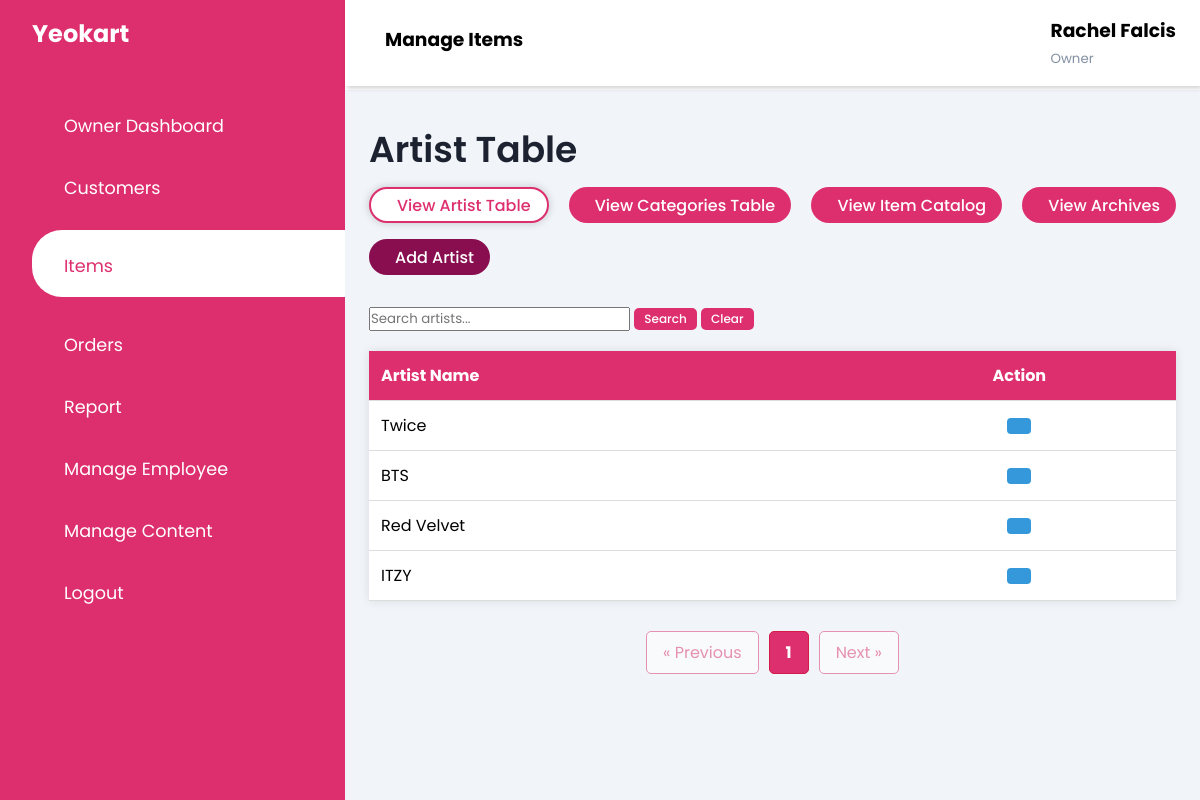
/pages/owner_artist_table.php (signed in), run on the app's committed database.
### tables this page shows
CREATE TABLE `artists` (
  `artist_id` int(11) NOT NULL,
  `artist_name` varchar(255) NOT NULL
);

### pages/owner_artist_table.php (the view, shortened to what this page needs)
<!DOCTYPE html>
<html lang="en">
<head>
    <link rel="stylesheet" href="../css/dashboard.css">
    <link rel="stylesheet" href="https://maxst.icons8.com/vue-static/landings/line-awesome/line-awesome/1.3.0/css/line-awesome.min.css">
</head>
<?php
if (isset($_SESSION['firstname'])) {
    $firstname = $_SESSION['firstname'];
} else {
    header("Location: login_page.php");
    exit();
}
if (isset($_SESSION['lastname'])) {
    $lastname = $_SESSION['lastname'];
} else {
    header("Location: login_page.php");
    exit();
}
?>
<body>
    <div class="sidebar <?php echo $_SESSION['nav_toggle'] ? 'open' : ''; ?>">
        <div class="sidebar-brand">
            <h2><span>Yeokart</span></h2>
        </div>
        <div class="sidebar-menu">
            <ul>
                <li>
                    <a href="owner_dashboard.php"><span class="las la-igloo"></span>
                        <span>Owner Dashboard</span></a>
                </li>
                <li>
                    <a href="owner_view_customers.php"><span class="las la-users"></span>
                        <span>Customers</span></a>
                </li>
                <li>
                    <a href="owner_item_homepage.php" class="active"><span class="las la-shopping-basket"></span>
                        <span>Items</span></a>
                </li>
                <li>
                    <a href="owner_orders.php"><span class="las la-shopping-bag"></span>
                        <span>Orders</span></a>
                </li>
                <li>
                    <a href="monthly_report.php"><span class="las la-chart-line"></span>
                        <span>Report</span></a>
                </li>
                <li>
                    <a href="manage_employees.php" class=""><span class="las la-user-circle"></span>
                        <span>Manage Employee</span></a>
                </li>
                <li>
                    <a href="owner_featured.php"><span class="las la-tasks"></span>
                        <span>Manage Content</span></a>
                </li>
                <li>
                    <a href="#" onclick="openLogoutPopup(); return false;"><span class="las la-sign-out-alt"></span>
                        <span>Logout</span></a>
                </li>
            </ul>
        </div>
    </div>
    <div class="main-content">
        <header>
            <h3>
                <label for="nav-toggle">
                    <span class="las la-bars"></span>
                </label>
                Manage Items
            </h3>
            <div class="user-wrapper">
                <div>
                    <h3><?php echo $firstname . " " . $lastname; ?></h3>
                    <small>Owner</small>
                </div>
            </div>
        </header>
        <main>
            <div class="head-title">
                <div class="left">
                    <h3>Artist Table</h3>
                </div>
            </div>
            <div class="head-buttons">
                <a href="owner_artist_table.php" class="btn-employee active">
                    <span class="text">View Artist Table</span>
                </a>
                <a href="owner_category_table.php" class="btn-employee">
                    <span class="text">View Categories Table</span>
                </a>
                <a href="owner_item_homepage.php" class="btn-employee">
                    <span class="text">View Item Catalog</span>
                </a>
                <a href="owner_item_archive.php" class="btn-employee">
                    <span class="text">View Archives</span>
                </a>
                <a href="#" onclick="openAddArtistPopup()" class="btn-main">
                    <span class="text">Add Artist</span>
                </a>
            </div>
            <div class="head-search">
                <form method="GET" id="searchForm">
                    <input type="text" name="search" placeholder="Search artists..." id="searchInput" value="<?php echo isset($_GET['search']) ? $_GET['search'] : ''; ?>">
                    <button type="submit" name="search_button">Search</button>
                    <button type="button" name="clear_button" onclick="clearSearch()">Clear</button>
                </form>
            </div>
            <div class="table">
                <table class="table">
                    <thead>
                        <tr>
                            <th>Artist Name</th>
                            <th>
                                <center>Action</center>
                            </th>
                        </tr>
                    </thead>
                    <tbody>
                        <?php
                        include('../database/db_yeokart.php');
                        $itemsPerPage = 10;
                        $pageNumber = 1;
                        $offset = ($pageNumber - 1) * $itemsPerPage;
                        if (isset($_GET['search_button'])) {
                            $search = mysqli_real_escape_string($con, $_GET['search']);
                            $select_query = "SELECT * FROM artists WHERE artist_name LIKE '%$search%'";
                        } else {
                            $select_query = "SELECT * FROM artists";
                        }
                        $result = mysqli_query($con, $select_query);
                        $totalItems = mysqli_num_rows($result);
                        $select_query .= " LIMIT $itemsPerPage OFFSET $offset";
                        $result_query = mysqli_query($con, $select_query);
                        if (mysqli_num_rows($result_query) == 0) {
                            echo "<tr><td colspan='11'><center><b>No artist found</b></center></td></tr>";
                        } else {
                            while ($row = mysqli_fetch_assoc($result_query)) {
                                $artist_id = $row['artist_id'];
                                $artist_name = $row['artist_name'];
                                echo "<tr>";
                                echo "<td>" . $row['artist_name'] . "</td>";
                                echo "<td>";
                                echo "<div class='button-class'>";
                                echo '<a href="#" onclick="openEditArtistPopup(' . $artist_id . ', \'' . $artist_name . '\')" class="edit-button"><i class="las la-edit"></i></a>';
                                echo "</td>";
                                echo "</tr>";
                            }
                        }
                        ?>
                    </tbody>
                </table>
                <?php
                $baseUrl = 'owner_artist_table.php?';
                $pageQuery = '';
                $pageNumber = isset($_GET['page']) && is_numeric($_GET['page']) ? (int)$_GET['page'] : 1;
                $totalPages = ceil($totalItems / $itemsPerPage);
                $startPage = max(1, $pageNumber - 1);
                $endPage = min($totalPages, $pageNumber + 1);
                if ($pageNumber == 1) {
                    $startPage = 1;
                    $endPage = min(3, $totalPages);
                } elseif ($pageNumber == $totalPages) {
                    $startPage = max(1, $totalPages - 2);
                    $endPage = $totalPages;
                }
                echo "<div class='pagination'>";
                $prevPage = max(1, $pageNumber - 1);
                echo "<a href='{$baseUrl}page=$prevPage&$pageQuery' class='pagination-link' " . ($pageNumber <= 1 ? "style='pointer-events: none; opacity: 0.5; cursor: not-allowed;'" : "") . ">&laquo; Previous</a>";
                for ($i = $startPage; $i <= $endPage; $i++) {
                    $linkClass = $i == $pageNumber ? 'pagination-link current-page' : 'pagination-link';
                    echo "<a href='{$baseUrl}page=$i&$pageQuery' class='$linkClass'>$i</a>";
                }
                $nextPage = min($totalPages, $pageNumber + 1);
                echo "<a href='{$baseUrl}page=$nextPage&$pageQuery' class='pagination-link' " . ($pageNumber >= $totalPages ? "style='pointer-events: none; opacity: 0.5; cursor: not-allowed;'" : "") . ">Next &raquo;</a>";
                echo "</div>";
                ?>
            </div>
</body>
</html>

### css/dashboard.css (style rules this page uses)
:root { --main-color: #DD2F6E; --dark-color:#d11c49; --color-dark: #1D2231; --text-grey: #8390A2; --darker-pink: #880E4F; --active-color: #E6A4B4; }
* { padding: 0; margin: 0; box-sizing: border-box; list-style-type: none; text-decoration: none; font-family: 'Poppins', sans-serif; }
.sidebar { width: 345px; position: fixed; left: 0; top: 0; height: 100%; background-color: var(--main-color); z-index: 100; transition: width 300ms; }
.sidebar-brand { height: 90px; padding: 1rem 0rem 1rem 2rem; color: #fff; }
.sidebar-brand span { display: inline-block; padding-right: 1rem; }
.sidebar-menu { margin-top: 1rem; }
.sidebar-menu li { width: 100%; margin-bottom: 1.7rem; padding-left: 2rem; }
.sidebar-menu a { padding-left: 1rem; display: block; color: #fff; font-size: 1.1rem; }
.sidebar-menu a.active { background: #fff; padding-top: 1rem; padding-bottom: 1rem; color: var(--main-color); border-radius: 30px 0px 0px 30px; }
.sidebar-menu a span:first-child { font-size: 1.5rem; padding-right: 1rem; }
.main-content { transition: margin-left 300ms; margin-left: 345px; }
.head-title { display: flex; align-items: center; justify-content: space-between; grid-gap: 16px; flex-wrap: wrap; }
.head-title .left h3 { font-size: 36px; font-weight: 600; margin-bottom: 10px; color: var(--color-dark) }
.head-buttons { display: flex; align-items: center; justify-content: space-between; grid-gap: 16px; flex-wrap: wrap; }
.head-buttons .btn-employee { height: 36px; padding: 0 16px; border-radius: 36px; background-color: var(--main-color); color: #fff; display: flex; align-items: center; justify-content: center; grid-gap: 10px; font-weight: 500; transition: background-color 0.3s ease, border 0.3s ease, color 0.3s ease, box-shadow 0.3s ease; }
.head-buttons .btn-employee.active, .head-buttons .btn-employee:hover { background-color: #fff; border: 2px solid var(--main-color); color: var(--main-color); box-shadow: 0 0 8px rgba(0,0,0,0.2); }
.head-buttons .btn-main { height: 36px; padding: 0 16px; border-radius: 36px; background-color: var(--darker-pink); color: #fff; display: flex; align-items: center; justify-content: center; grid-gap: 10px; font-weight: 500; }
.head-search { margin-top: 30px; display: flex; align-items: center; justify-content: space-between; grid-gap: 16px; flex-wrap: wrap; }
.head-search button[type="submit"], .head-search button[type="button"] { padding: 2px 10px; font-size: 12px; background-color: var(--main-color); color: white; border: none; border-radius: 5px; cursor: pointer; transition: background-color 0.3s ease; font-weight: 500; }
header { background-color: #fff; display: flex; justify-content: space-between; padding: 1rem 1.5rem; box-shadow: 2px 2px 5px rgba(0,0,0,0.2); position: fixed; left: 345px; width: calc(100% - 345px); top: 0; z-index: 100; transition: left 300ms; }
header label span { font-size: 1.7rem; padding-right: 1rem; }
.user-wrapper { display: flex; align-items: center; }
.user-wrapper small { display: inline-block; color: var(--text-grey); }
main { margin-top: 90px; max-width: none; padding: 2rem 1.5rem; background: #f1f5f9; min-height: calc(100vh - 90px); }
main { overflow: hidden; }
table { border-collapse: collapse; width: 100%; margin-top: 20px; box-shadow: 0 0 10px rgba(0, 0, 0, 0.1); overflow: auto; }
th, td { padding: 12px; text-align: left; border-bottom: 1px solid #ddd; }
tr { background-color: #fff; }
th { background-color: var(--main-color); color: #fff; }
.button-class { display: flex; justify-content: space-around; }
.edit-button { background-color: #3498db; color: #fff; padding: 8px 12px; border: none; border-radius: 4px; cursor: pointer; font-size: 14px; }
* { scrollbar-width: thin; scrollbar-color: var(--main-color) #f1f1f1; }
.pagination { display: flex; justify-content: center; align-items: center; gap: 10px; margin-top: 20px; padding: 10px; }
.pagination-link { padding: 8px 16px; border: 1px solid var(--main-color); background-color: #fff; text-decoration: none; color: var(--main-color); border-radius: 5px; transition: all 0.3s ease; }
.current-page { font-weight: bold; color: #fff; background-color: var(--main-color); border-color: var(--dark-color); }

### data on the page
artists: artist_name "Twice"
artists: artist_name "BTS"
artists: artist_name "Red Velvet"
artists: artist_name "ITZY"

### other printed values
$firstname "Rachel"
$lastname "Falcis"
